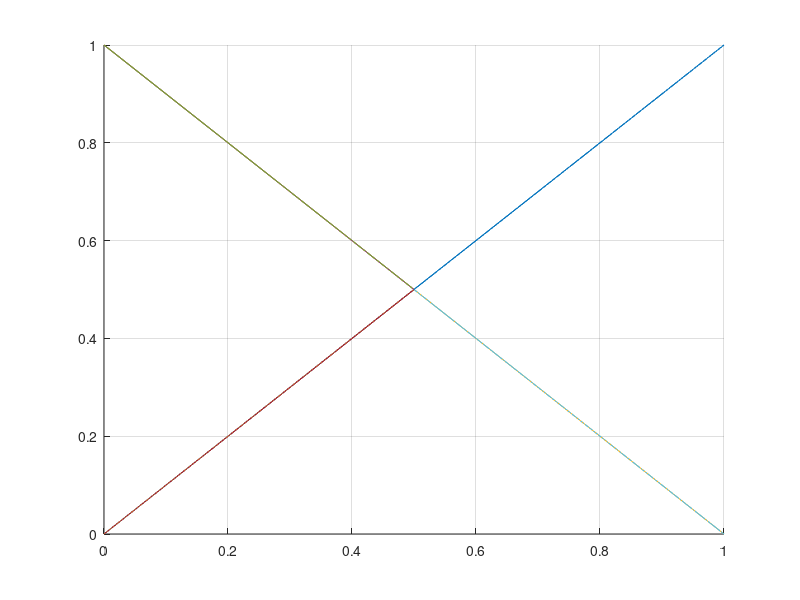

The MATLAB script that drew this image:
clear 
N = 80;

figure, hold on,grid on, rotate3d on

elements = [0 1; 1 0]

for i=1:length(elements)
    for j=1:length(elements)
        for k=1:length(elements) 
            plot3(elements(i,:), elements(j,:), elements(k,:));

        end
    end
end



